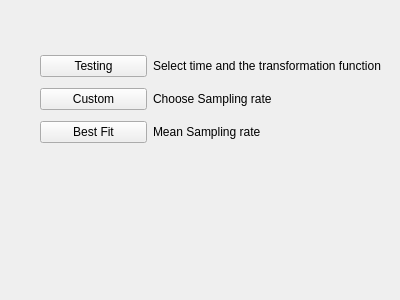
<?xml version="1.0" encoding="UTF-8"?>
<ui version="4.0">
 <class>FFT_technique</class>
 <widget class="QWidget" name="FFT_technique">
  <property name="windowModality">
   <enum>Qt::ApplicationModal</enum>
  </property>
  <property name="geometry">
   <rect>
    <x>0</x>
    <y>0</y>
    <width>400</width>
    <height>300</height>
   </rect>
  </property>
  <property name="windowTitle">
   <string>Form</string>
  </property>
  <widget class="QWidget" name="">
   <property name="geometry">
    <rect>
     <x>40</x>
     <y>50</y>
     <width>341</width>
     <height>101</height>
    </rect>
   </property>
   <layout class="QGridLayout" name="gridLayout">
    <item row="0" column="0">
     <widget class="QPushButton" name="pushButton">
      <property name="text">
       <string>Testing</string>
      </property>
     </widget>
    </item>
    <item row="0" column="1">
     <widget class="QLabel" name="label">
      <property name="text">
       <string>Select time and the transformation function</string>
      </property>
     </widget>
    </item>
    <item row="1" column="0">
     <widget class="QPushButton" name="pushButton_2">
      <property name="text">
       <string>Custom</string>
      </property>
     </widget>
    </item>
    <item row="1" column="1">
     <widget class="QLabel" name="label_2">
      <property name="text">
       <string>Choose Sampling rate</string>
      </property>
     </widget>
    </item>
    <item row="2" column="0">
     <widget class="QPushButton" name="pushButton_3">
      <property name="text">
       <string>Best Fit</string>
      </property>
     </widget>
    </item>
    <item row="2" column="1">
     <widget class="QLabel" name="label_3">
      <property name="text">
       <string>Mean Sampling rate</string>
      </property>
     </widget>
    </item>
   </layout>
  </widget>
 </widget>
 <resources/>
 <connections/>
</ui>
